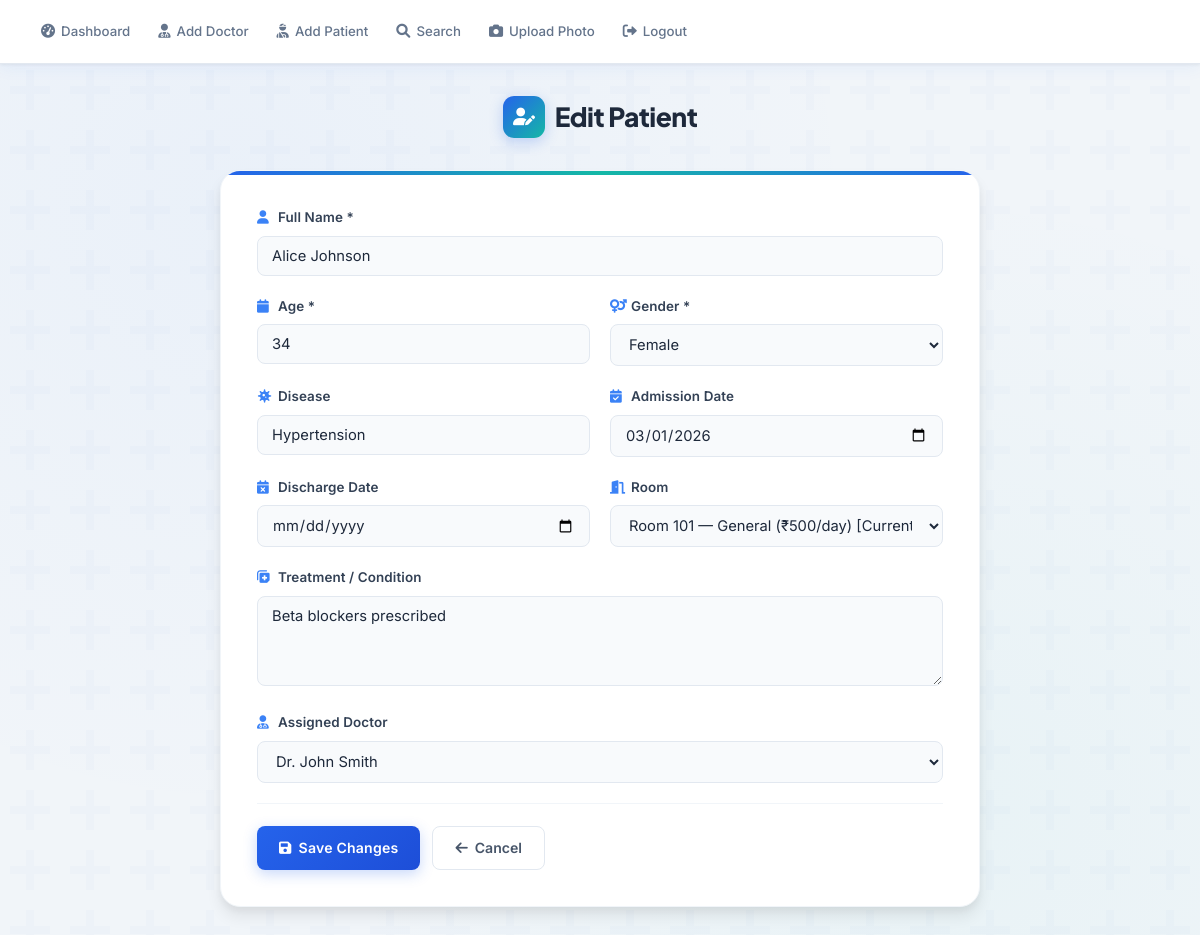
/edit_patient.php?id=1 (signed in), run on the app's committed database.
### tables this page shows
CREATE TABLE patients (
    patient_id          INT AUTO_INCREMENT PRIMARY KEY,
    name                VARCHAR(100) NOT NULL,
    age                 INT NOT NULL,
    gender              ENUM('Male','Female','Other') NOT NULL,
    disease             VARCHAR(150) DEFAULT NULL,
    treatment           TEXT DEFAULT NULL,
    admission_date      DATE DEFAULT NULL,
    discharge_date      DATE DEFAULT NULL,
    assigned_doctor_id  INT DEFAULT NULL,
    room_id             INT DEFAULT NULL,
    created_at          TIMESTAMP DEFAULT CURRENT_TIMESTAMP,
    FOREIGN KEY (assigned_doctor_id) REFERENCES doctors(doctor_id) ON DELETE SET NULL,
    FOREIGN KEY (room_id) REFERENCES rooms(room_id) ON DELETE SET NULL
);

CREATE TABLE doctors (
    doctor_id       INT AUTO_INCREMENT PRIMARY KEY,
    name            VARCHAR(100) NOT NULL,
    specialization  VARCHAR(100) NOT NULL,
    license_no      VARCHAR(50)  NOT NULL UNIQUE,
    contact         VARCHAR(20)  NOT NULL,
    password        VARCHAR(255) NOT NULL,
    photo_path      VARCHAR(255) DEFAULT 'images/ram.jpg',
    created_at      TIMESTAMP DEFAULT CURRENT_TIMESTAMP
);

### edit_patient.php (the view, shortened to what this page needs)
<?php
include 'db_connect.php';
$patient_id = (int)$_GET['id'];
$stmt = $conn->prepare("SELECT * FROM patients WHERE patient_id = ?");
$stmt->bind_param("i", $patient_id);
$stmt->execute();
$result = $stmt->get_result();
$patient = $result->fetch_assoc();
$doctors = $conn->query("SELECT doctor_id, name FROM doctors ORDER BY name ASC");
?>
<!DOCTYPE html>
<html lang="en">
<head>
    <link rel="stylesheet" href="style.css">
    <link href="https://cdnjs.cloudflare.com/ajax/libs/font-awesome/6.0.0/css/all.min.css" rel="stylesheet">
</head>
<body>
<div class="navbar">
    <a href="dashboard.php"><i class="fas fa-tachometer-alt"></i> Dashboard</a>
    <a href="add_doctor.php"><i class="fas fa-user-md"></i> Add Doctor</a>
    <a href="add_patient.php"><i class="fas fa-user-injured"></i> Add Patient</a>
    <a href="search_patient.php"><i class="fas fa-search"></i> Search</a>
    <a href="upload_doctor_photo.php"><i class="fas fa-camera"></i> Upload Photo</a>
    <a href="logout.php"><i class="fas fa-sign-out-alt"></i> Logout</a>
</div>
<div class="container">
    <h1><i class="fas fa-user-edit"></i> Edit Patient</h1>
    <form method="POST" action="edit_patient.php?id=<?php echo $patient_id; ?>" class="form-container">
        <div class="form-group">
            <label><i class="fas fa-user"></i> Full Name *</label>
            <input type="text" name="name" value="<?php echo htmlspecialchars($patient['name']); ?>" required>
        </div>
        <div class="form-row">
            <div class="form-group">
                <label><i class="fas fa-calendar"></i> Age *</label>
                <input type="number" name="age" min="0" max="120" value="<?php echo $patient['age']; ?>" required>
            </div>
            <div class="form-group">
                <label><i class="fas fa-venus-mars"></i> Gender *</label>
                <select name="gender" required>
                    <?php foreach(['Male','Female','Other'] as $g): ?>
                        <option value="<?php echo $g; ?>" <?php echo $patient['gender'] == $g ? 'selected' : ''; ?>><?php echo $g; ?></option>
                    <?php endforeach; ?>
                </select>
            </div>
        </div>
        <div class="form-row">
            <div class="form-group">
                <label><i class="fas fa-virus"></i> Disease</label>
                <input type="text" name="disease" value="<?php echo htmlspecialchars($patient['disease'] ?? ''); ?>">
            </div>
            <div class="form-group">
                <label><i class="fas fa-calendar-check"></i> Admission Date</label>
                <input type="date" name="admission_date" value="<?php echo $patient['admission_date'] ?? ''; ?>">
            </div>
        </div>
        <div class="form-row">
            <div class="form-group">
                <label><i class="fas fa-calendar-times"></i> Discharge Date</label>
                <input type="date" name="discharge_date" value="<?php echo $patient['discharge_date'] ?? ''; ?>">
            </div>
            <div class="form-group">
                <label><i class="fas fa-door-open"></i> Room</label>
                <select name="room_id">
                    <?php
                    $rooms_q = $conn->query("SELECT * FROM rooms WHERE status='Available' OR room_id=" . (int)($patient['room_id'] ?? 0) . " ORDER BY room_type, room_number");
                    while($rm = $rooms_q->fetch_assoc()):
                    ?>
                    <option value="<?php echo $rm['room_id']; ?>" <?php echo $patient['room_id'] == $rm['room_id'] ? 'selected' : ''; ?>>
                        Room <?php echo $rm['room_number']; ?> — <?php echo $rm['room_type']; ?> (₹<?php echo number_format($rm['price_per_day'],0); ?>/day)
                    </option>
                    <?php endwhile; ?>
                </select>
            </div>
        </div>
        <div class="form-group">
            <label><i class="fas fa-notes-medical"></i> Treatment / Condition</label>
            <textarea name="treatment" rows="3"><?php echo htmlspecialchars($patient['treatment'] ?? ''); ?></textarea>
        </div>
        <div class="form-group">
            <label><i class="fas fa-user-md"></i> Assigned Doctor</label>
            <select name="assigned_doctor_id">
                <?php $doctors->data_seek(0); while($doc = $doctors->fetch_assoc()): ?>
                    <option value="<?php echo $doc['doctor_id']; ?>"
                        <?php echo $patient['assigned_doctor_id'] == $doc['doctor_id'] ? 'selected' : ''; ?>>
                        <?php echo htmlspecialchars($doc['name']); ?>
                    </option>
                <?php endwhile; ?>
            </select>
        </div>
        <div class="form-actions">
            <button type="submit" name="update_patient" class="btn-primary">
                <i class="fas fa-save"></i> Save Changes
            </button>
            <a href="dashboard.php" class="btn-secondary">
                <i class="fas fa-arrow-left"></i> Cancel
            </a>
        </div>
    </form>
</div>
</body>
</html>

### data on the page
patients: name "Alice Johnson", age "34", gender "Female", disease "Hypertension", admission_date "03/01/2026", room_id "Room 101 — General (₹500/day) [Current]", treatment "Beta blockers prescribed", assigned_doctor_id "Dr. John Smith"
